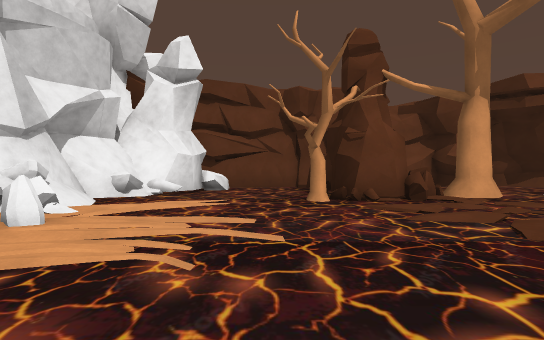
view 1 (above)

24 first-person views from a walk through a scene from a Unity 3-D project. The camera is 1.3 m above the floor, looks level and sees 80° across. The floor is counted in squares, 2 m on a side. Each view is taken from the middle of a square. On the plan, view 1 faces up. The plan holds only what a view shows up to about 10 squares ahead; the rest is blank. The place goes on beyond the plan. Some animated figures are not drawn.

view 2
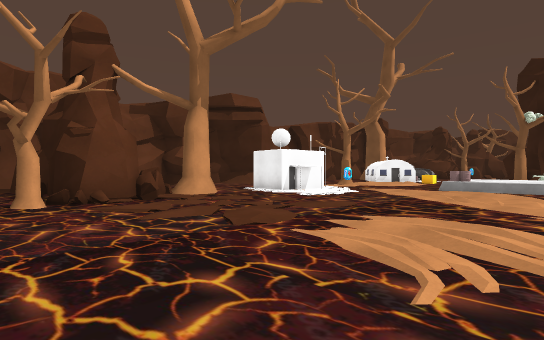

view 3
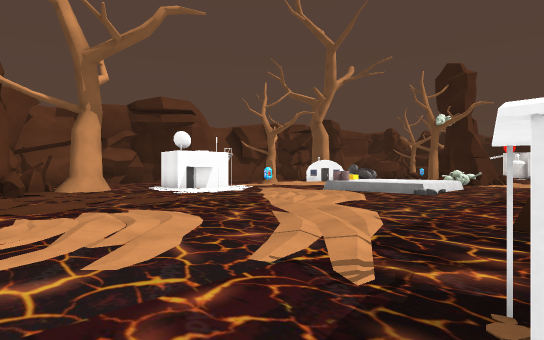

view 4
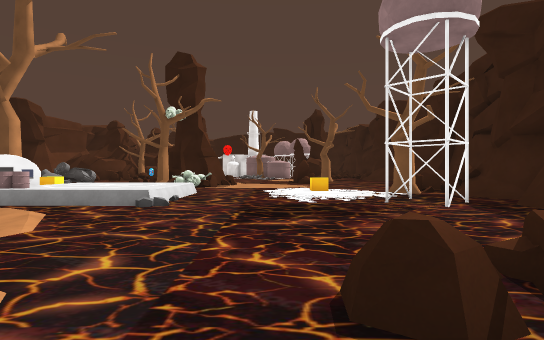

view 5
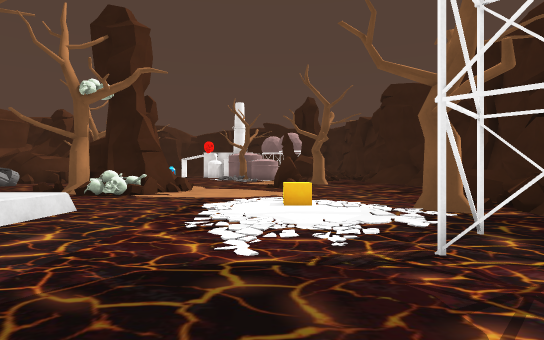

view 6
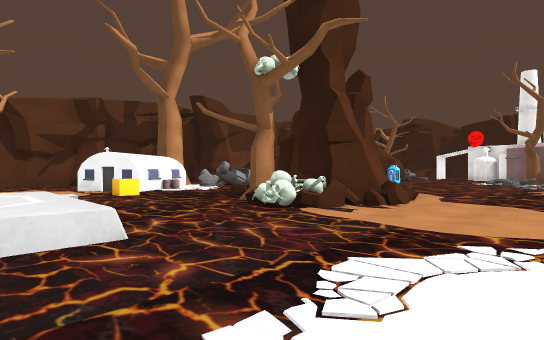

view 7
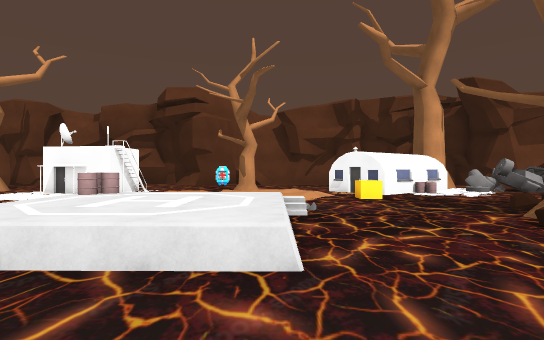

view 8
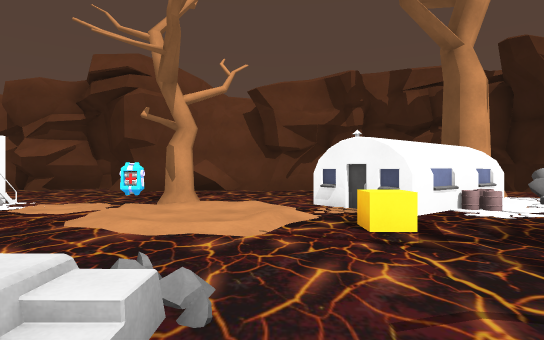

view 9
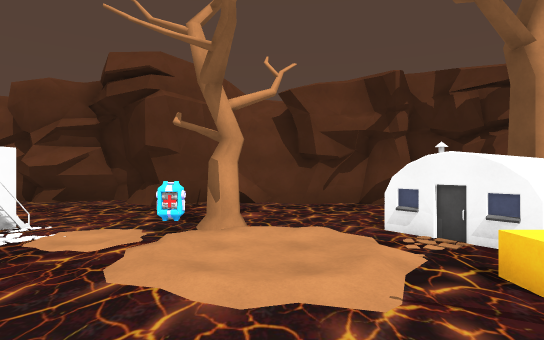

view 10
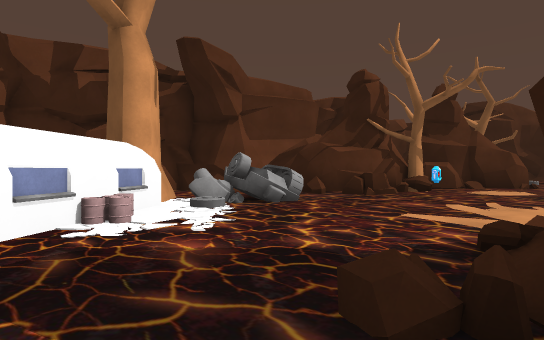

view 11
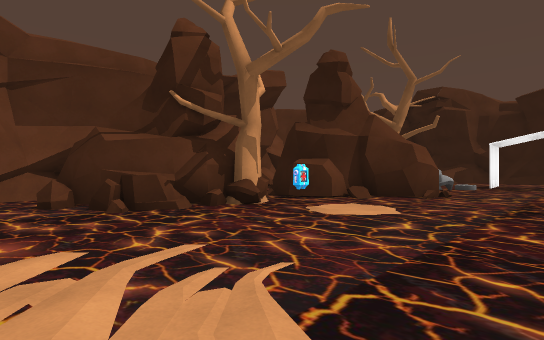

view 12
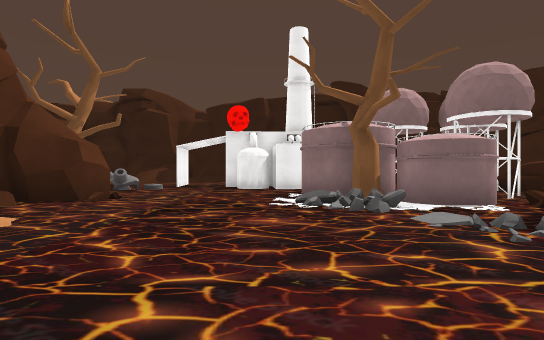

view 13
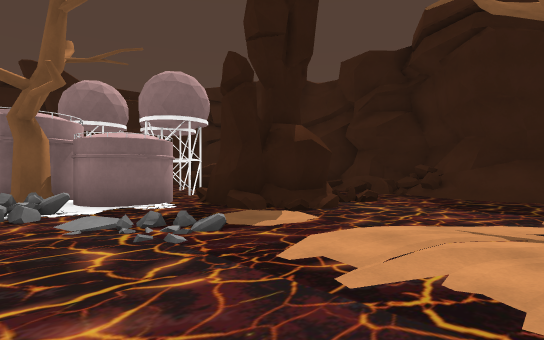

view 14
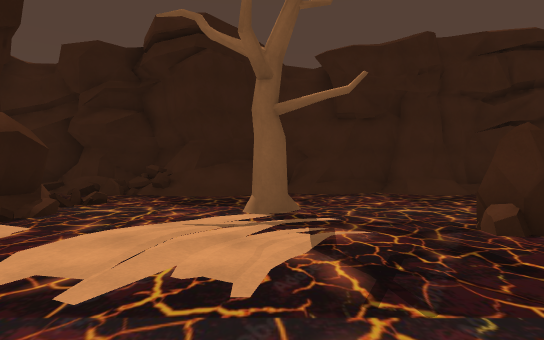

view 15
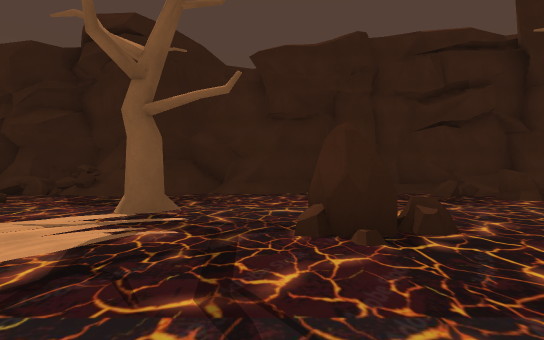

view 16
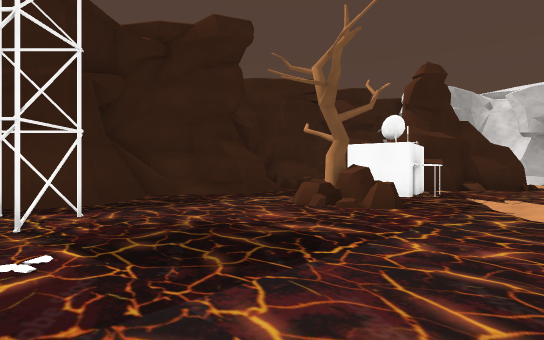

view 17
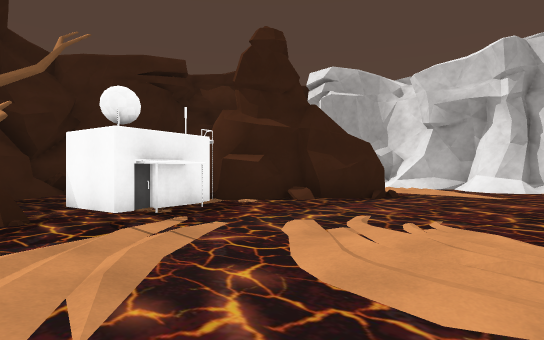

view 18
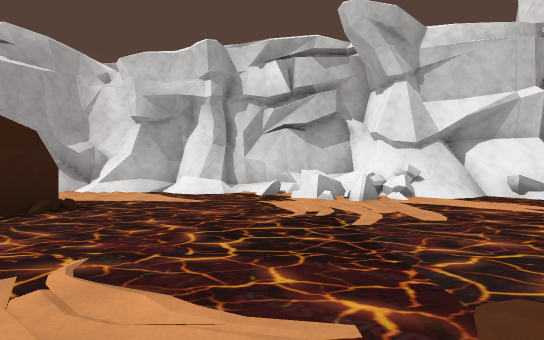

view 19
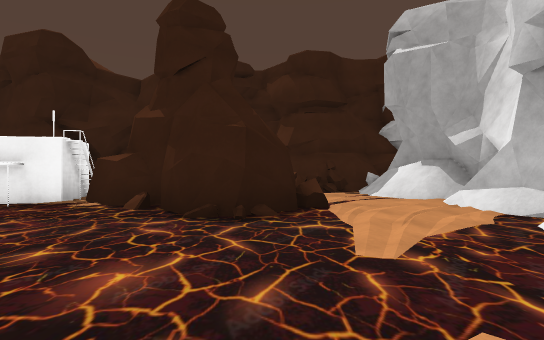

view 20
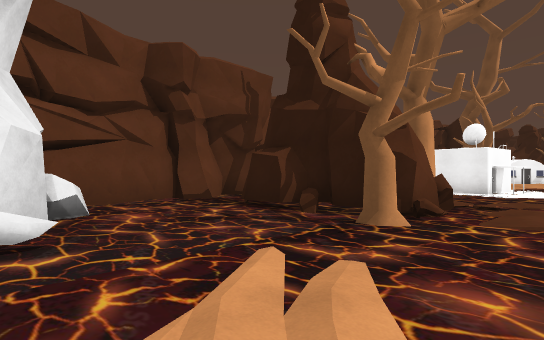

view 21
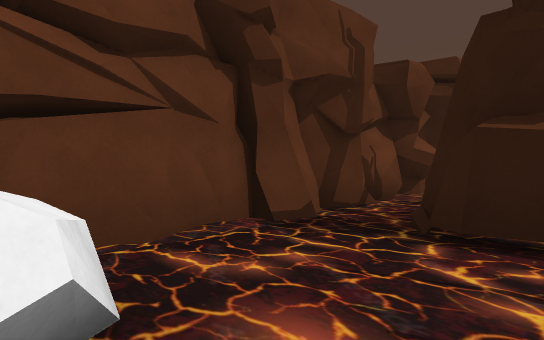

view 22
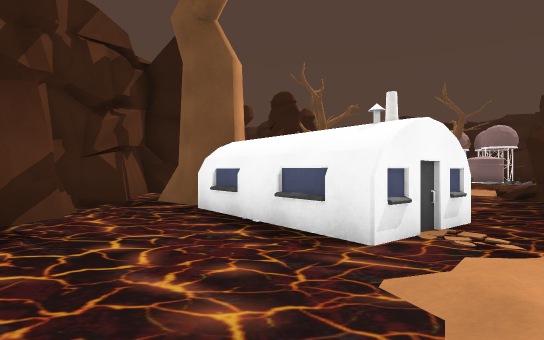

view 23
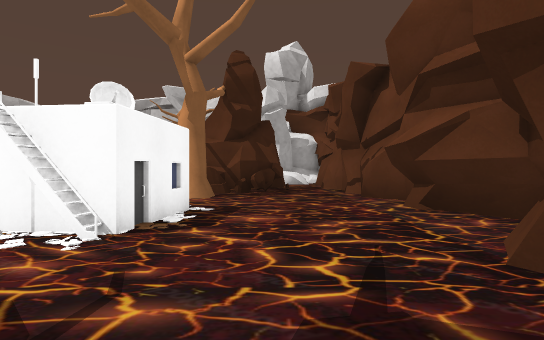

view 24
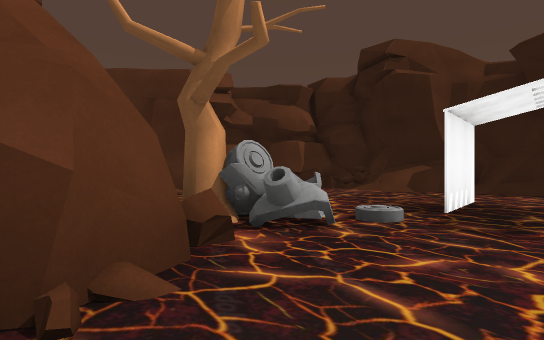

### Floor plan
Key: @ floor where view 1 was taken; # wall or solid block; x gap in a wall; . main floor; : floor 0.25 m higher than the main floor; + floor 0.5 m higher than the main floor; / step, stairs or slope; = window, fence, low wall or low ledge; ^ raised ledge; T tree; B building; R rock; C cube; S skull; O other object.
Columns run from 6 left of view 1 to 42 right of it. Each row starts with its distance up from view 1.
 13           ######## ###########
 12     ########.....###...##.#..#
 11     =.....................#..###
 10    ##..###..............B##....#
  9   ##...###.............BBBBOO..#
  8   #.....##^T..BBB.OT:/BBBB:OO..######       ...
  7  ##....T##....BBB.././.BB.......#T#O#  TTO...../
  6  ##............B ..:./C.............###xOO...../#
  5 ##=/............  ...................##.O:.##...#
  4 #==#...../.......  ./...........................#
  3 ##^#...../.......=++/....###...............
  2 #=...............+++/...T### ............
  1 #................+++/..S####O............
  0 #/....@..........////.../##...........##.
 -1 #/................................///T#
 -2 #...##...........................:..#OO
 -3 #..=####.BB.RR.......C.....R........#
 -4 #..=# ###BB.TR.............R......####
 -5 #+.    # B.......##...........T...#
 -6 ##.       .......x..T.............#    =#
 -7  ###      .##...##./x=x=...........    ##
 -8           =##/#######=^#.......///..
 -9           ######    ####.##.######==.
-10                       ########  ######

Where each view was taken, in squares from view 1:
view 1: 0 up, 0 right, facing up
view 2: 0 up, 0 right, facing up-right
view 3: 3 down, 2 right, facing up-right
view 4: 2 down, 5 right, facing right
view 5: 3 down, 9 right, facing right
view 6: 3 down, 13 right, facing up-right
view 7: 2 down, 14 right, facing up
view 8: 2 up, 15 right, facing up
view 9: 3 up, 14 right, facing up
view 10: 3 up, 17 right, facing up-right
view 11: 2 up, 23 right, facing up-right
view 12: 1 up, 24 right, facing right
view 13: 0 up, 24 right, facing down-right
view 14: 0 up, 24 right, facing down
view 15: 0 up, 22 right, facing down
view 16: 0 up, 12 right, facing down-left
view 17: 2 up, 6 right, facing down-left
view 18: 2 up, 4 right, facing left
view 19: 3 up, 2 left, facing down
view 20: 5 up, 3 left, facing up-right
view 21: 9 up, 2 left, facing up-right
view 22: 9 up, 13 right, facing right
view 23: 10 up, 13 right, facing left
view 24: 3 up, 31 right, facing up-right
